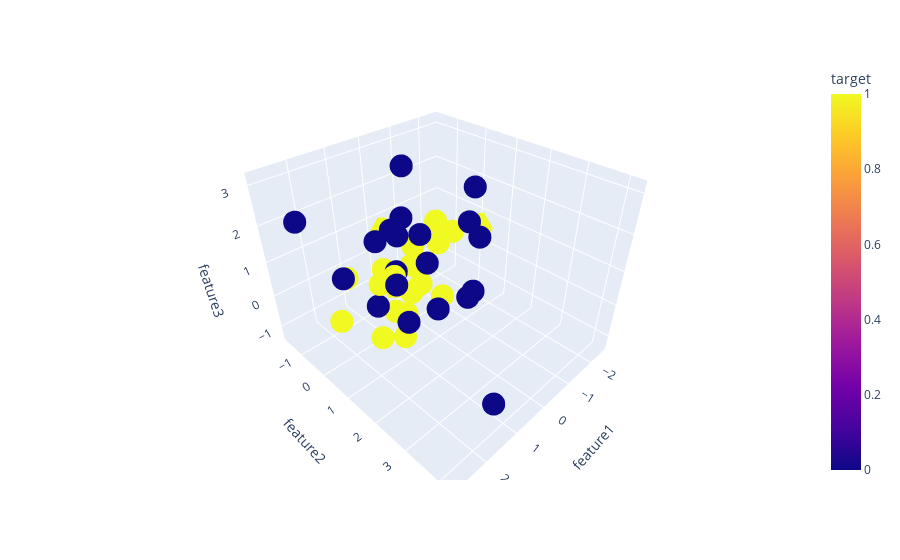

The notebook cell saved with this chart:
### Code cell
import plotly.express as px

fig = px.scatter_3d(df, x="feature1", y="feature2", z="feature3", color="target")
fig.show()

### Figure 1 — Plotly figure (JSON) as saved in the notebook; plotly's stock layout.template omitted (floating-point values rounded to 4 significant figures)
{"data": [{"hovertemplate": "feature1=%{x}<br>feature2=%{y}<br>feature3=%{z}<br>target=%{marker.color}<extra></extra>", "legendgroup": "", "marker": {"color": [1, 0, 1, 1, 1, 0, 0, 1, 0, 0, 0, 1, 1, 1, 0, 0, 1, 1, 1, 0, 0, 0, 0, 1, 0, 0, 0, 0, 1, 1, 0, 0, 0, 1, 1, 1, 1, 1, 0, 1], "coloraxis": "coloraxis", "symbol": "circle"}, "mode": "markers", "name": "", "scene": "scene", "showlegend": false, "type": "scatter3d", "x": [-0.3675, 0.1771, 0.4206, 1.968, -2.506, 1.425, 2.224, 0.3223, -0.7233, 2.823, -1.39, -0.3316, 0.667, -1.01, 0.3849, 1.677, 0.2411, -0.04544, -0.9926, 1.438, 0.2907, 0.7319, -1.028, -0.4208, -0.7643, 2.011, 0.8989, 1.01, 0.9486, 1.415, 1.251, 0.2046, 0.7489, 1.045, -1.838, 0.1901, -0.02254, 1.267, 1.234, 1.772], "y": [-1.137, -0.5981, 0.4116, -0.5478, 0.147, 1.441, 0.2304, 0.06034, 1.461, -0.3329, 0.6667, -1.632, 0.02581, 0.4417, 1.324, 4.188, -0.9525, 1.041, -0.1613, 1.1, 0.867, 0.5174, 1.131, -0.552, 1.567, 1.921, 0.436, 1.438, 0.7017, 0.4577, 0.1864, -0.01154, 2.593, 0.5382, -0.9388, 0.5121, 0.01342, 0.1736, 0.05278, -0.3475], "z": [-1.322, 1.227, -0.07132, -0.6794, 0.6062, 0.1826, 1.192, -1.043, -0.08537, 2.637, 1.344, 0.6191, -0.7776, 1.129, -0.1032, -0.08056, -0.1363, -0.09403, 1.192, 1.065, 0.9826, 2.245, 2.603, -0.1211, 1.549, 2.933, 0.821, 2.328, -1.051, 0.7289, 1.704, 3.151, 1.171, 0.8121, -0.2018, 0.1315, 0.9359, -1.223, -0.2616, 0.6701]}], "layout": {"coloraxis": {"colorbar": {"title": {"text": "target"}}, "colorscale": [[0, "#0d0887"], [0.1111, "#46039f"], [0.2222, "#7201a8"], [0.3333, "#9c179e"], [0.4444, "#bd3786"], [0.5556, "#d8576b"], [0.6667, "#ed7953"], [0.7778, "#fb9f3a"], [0.8889, "#fdca26"], [1, "#f0f921"]]}, "legend": {"tracegroupgap": 0}, "margin": {"t": 60}, "scene": {"domain": {"x": [0, 1], "y": [0, 1]}, "xaxis": {"title": {"text": "feature1"}}, "yaxis": {"title": {"text": "feature2"}}, "zaxis": {"title": {"text": "feature3"}}}}}
